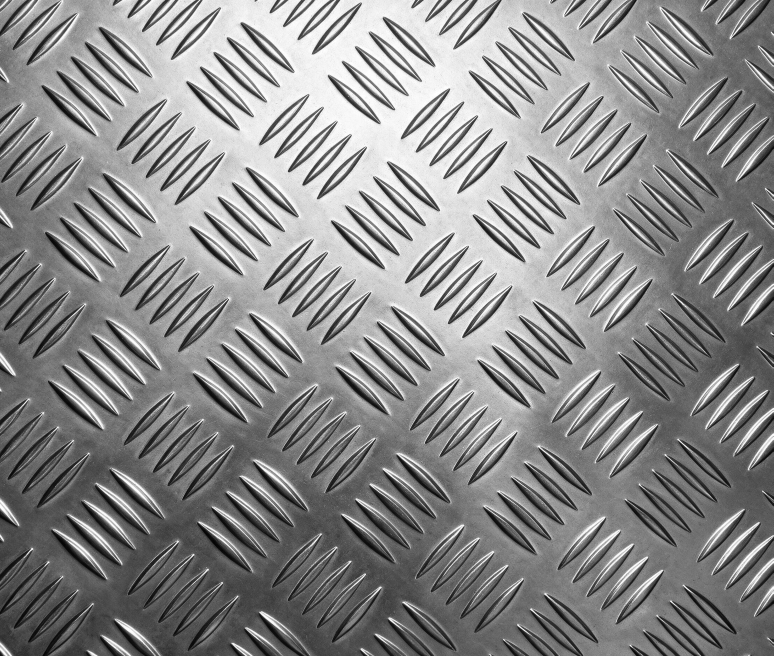
#> input picture assets/plate-source.jpeg, 2320 x 1968 px, found by its file name (shown at 1/3 size)
$ python plate-texture.py
#> lines starting #> are read from the running program, lines starting #| are printed output that depends on the picture
"""
Из фотографии рифлёного листа — бесшовная плитка карты рельефа для подвала.

    python3 scripts/plate-texture.py

Читает `assets/plate-source.jpeg`, кладёт `public/textures/plate.webp`.

--- Зачем скрипт, а если можно положить фотографию как есть ------------------

Нельзя. Снимок сделан с рук: лист повёрнут почти на три градуса, освещён
неравномерно, да ещё и снят чуть под углом. Положи такой файл повтором в
подвал — и получишь клетку из светлых и тёмных пятен со сдвигом рисунка на
каждом стыке. Здесь снимается и то, и другое.

Скрипт лежит в репозитории не для того, чтобы его запускали: плитка уже
собрана и закоммичена. Он объясняет ЧИСЛА — откуда взялись векторы решётки и
точка выреза, которые иначе выглядели бы взятыми с потолка, — и позволяет
пересобрать плитку, если однажды сменится исходник.

--- Что делается и в каком порядке -------------------------------------------

1. ВИРОВНАТЬ ОСВЕЩЕНИЕ. Кадр делится на собственную сильно размытую копию.
   Размытие в 120 точек шире любой чечевицы, но уже виньетки, поэтому рельеф
   переживает деление, а неравномерность света — нет. Замерено: до правки
   центр кадра ярче углов на 54 уровня из 255.

2. ВЫПРЯМИТЬ РЕШЁТКУ. Векторы периода сняты автокорреляцией: вправо
   (424.56, −19.98), вниз (14.99, 438.56) — то есть поворот и небольшой сдвиг
   между осями. Аффинное преобразование переводит их в строго горизонтальный
   и вертикальный периоды ровно по 424 точки. Числа уточнены в три круга:
   выпрямили, замерили, что осталось, поджали.

3. ВЫРЕЗАТЬ ОДИН ПЕРИОД. Плитка в один период сходится сама с собой по
   построению. Точка выреза (1024, 300) не выбрана на глаз, а найдена
   перебором по кадру: у неё наименьшее расхождение противоположных краёв —
   6.85 по горизонтали и 7.30 по вертикали из 255. Стык при таком
   расхождении глазом не находится.

4. ПРИВЕСТИ К СЕРЕДИНЕ ШКАЛЫ. Плитка идёт в CSS режимом `overlay`, и её
   средняя яркость обязана быть ровно 128: тогда подложка берёт цвет из
   палитры темы, а снимок отдаёт только светотень, ничего не осветляя и не
   затемняя в целом. Это и есть весь секрет того, как один файл служит и
   светлой теме, и тёмной.
"""

import numpy as np
from PIL import Image, ImageFilter

SRC = "assets/plate-source.jpeg"
DST = "public/textures/plate.webp"

P = 424                    # сторона плитки: один период решётки
AX, AY = 424.56, -19.98    # период вправо в координатах исходника
BX, BY = 14.99, 438.56     # период вниз
OX, OY = 1024, 300         # точка выреза с наименьшим швом
BLUR = 120                 # радиус размытия для выравнивания освещения
QUALITY = 86


def main() -> None:
    im = Image.open(SRC).convert("L")
#> im is the input picture: PIL image 2320x1968 L; min 0, max 255, mean 138.1
    a = np.asarray(im, np.float32)

    blur = np.asarray(im.filter(ImageFilter.GaussianBlur(BLUR)), np.float32)
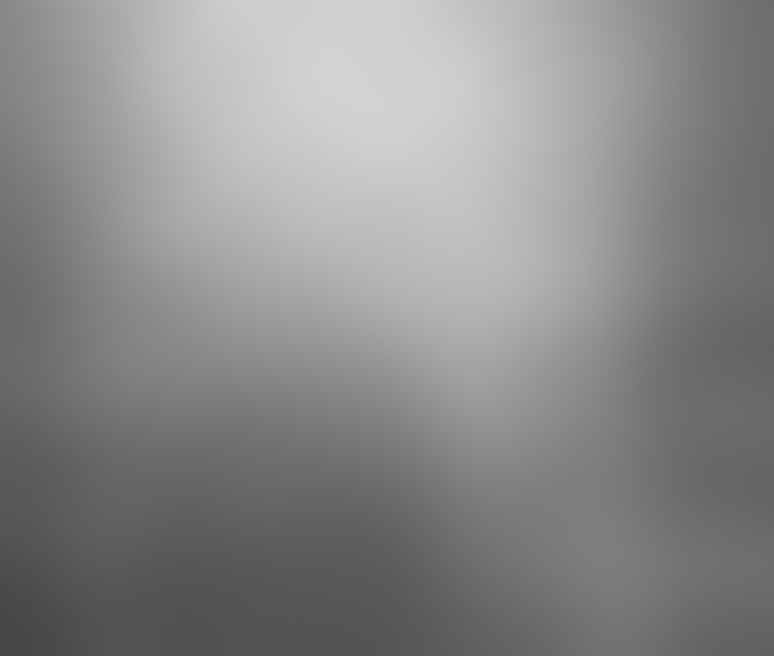
#> blur: shape (1968, 2320) float32 (shown at 1/3 size); min 69, max 210, mean 137.8
    flat = np.clip(a / np.maximum(blur, 1.0) * float(blur.mean()), 0, 255)
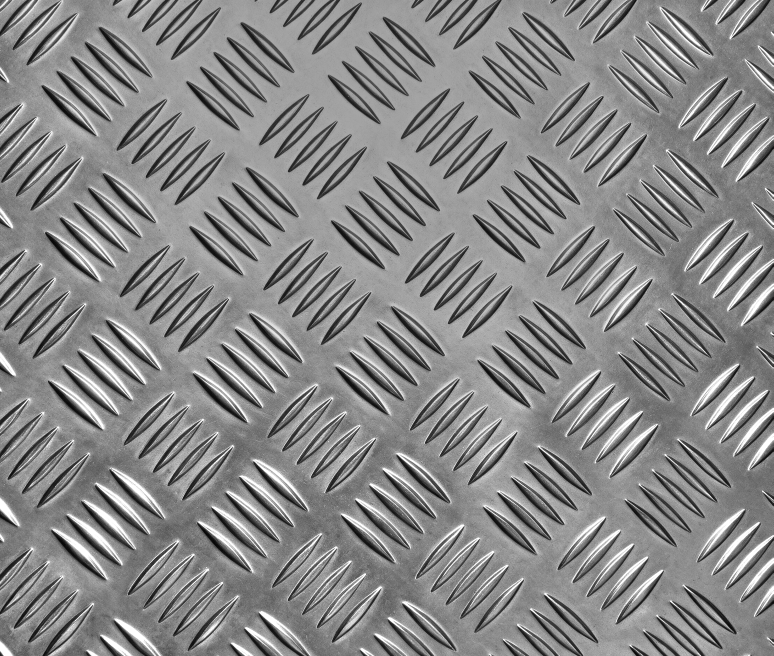
#> flat: shape (1968, 2320) float32 (shown at 1/3 size); min 0, max 255, mean 136.6

    # PIL ждёт ОБРАТНОЕ отображение: для каждой точки плитки — откуда её взять
    # в исходнике. Поэтому векторы решётки идут в матрицу как есть, поделённые
    # на сторону плитки.
    tile = Image.fromarray(flat.astype(np.uint8)).transform(
        (P, P),
        Image.AFFINE,
        (AX / P, BX / P, OX, AY / P, BY / P, OY),
        resample=Image.BICUBIC,
    )
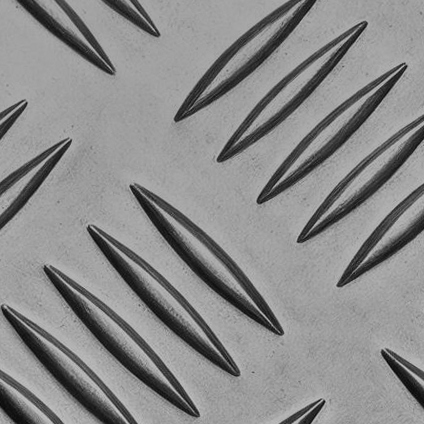
#> tile: PIL image 424x424 L; min 3, max 200, mean 138.2

    t = np.asarray(tile, np.float32)
    t = np.clip(t - t.mean() + 128.0, 0, 255)

    Image.fromarray(t.astype(np.uint8)).save(DST, "WEBP", quality=QUALITY, method=6)
    print(f"{DST}: {P}x{P}, средняя {t.mean():.1f}")
#| public/textures/plate.webp: 424x424, средняя 128.0


if __name__ == "__main__":
    main()

$ run again, with tools/lamp-photo.png saved as assets/plate-source.jpeg
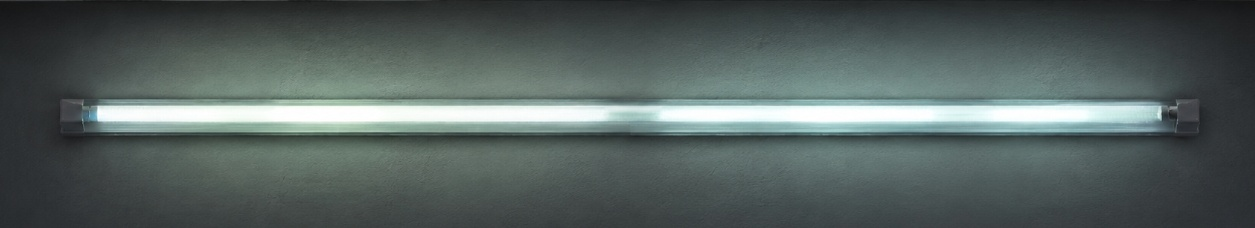
#> input picture tools/lamp-photo.png, 1255 x 228 px, found by its file name
#> in main, `blur = np.asarray(im.filter(ImageFilter.GaussianBlur(BLUR)), np.float32)`:
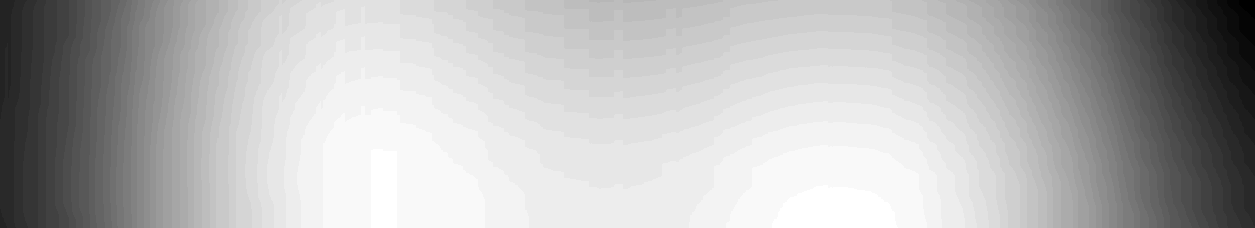
#> blur: shape (228, 1255) float32; min 52, max 95, mean 82.7; drawn with min black and max white
#> in main, `flat = np.clip(a / np.maximum(blur, 1.0) * float(blur.mean()), 0, 255)`:
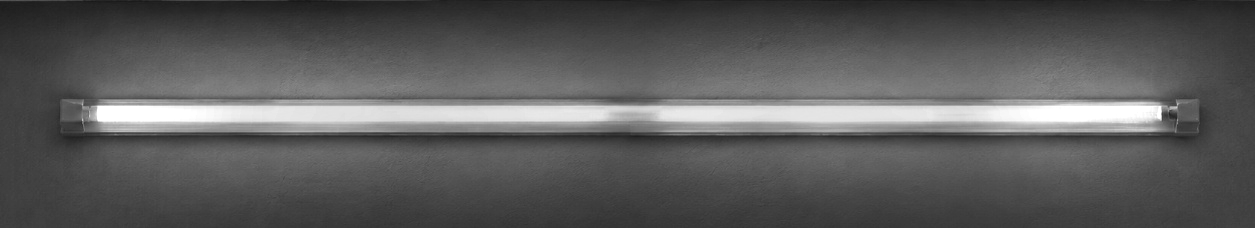
#> flat: shape (228, 1255) float32; min 23.22, max 255, mean 91.8
#> tile: PIL image 424x424 L; every value is 0
#| public/textures/plate.webp: 424x424, средняя 128.0
